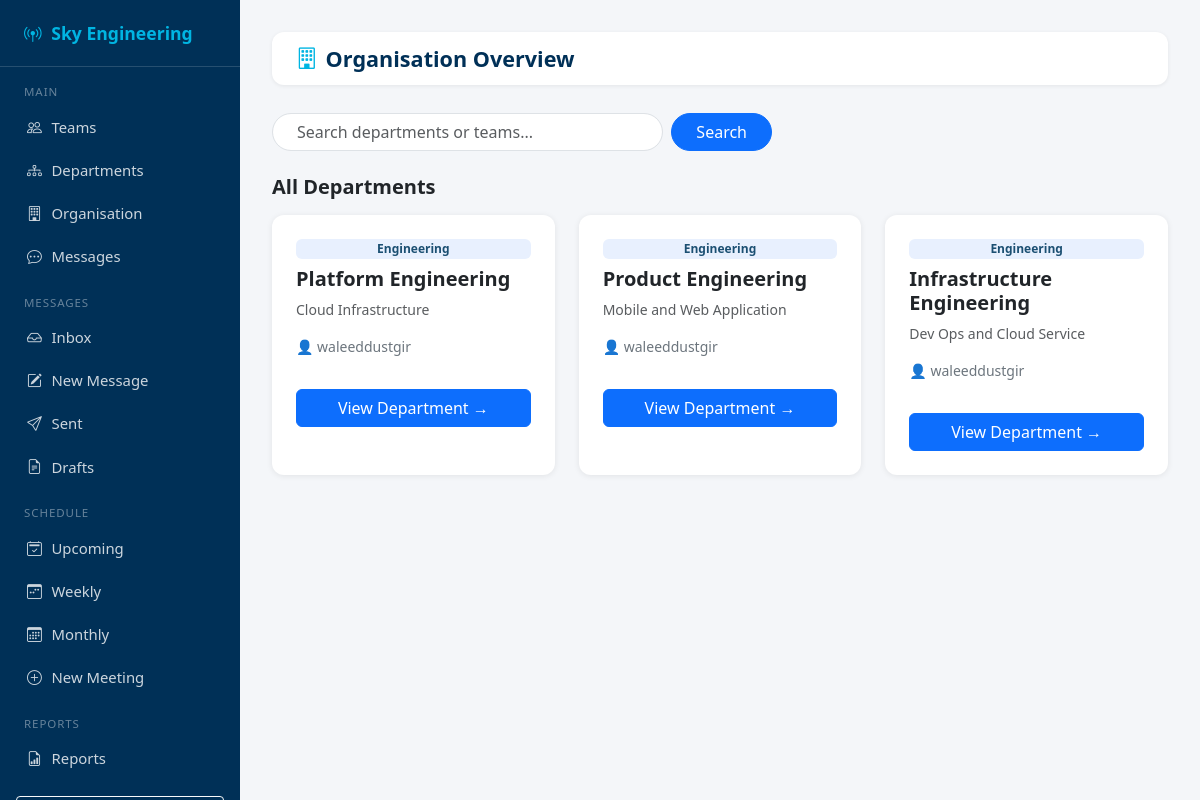
The app's page /organisation/ with its own data.
### organisation/models.py (models this page shows, shortened)
class Department(models.Model):
    name = models.CharField(max_length=200)
    specialisation = models.CharField(max_length=200)
    leader = models.ForeignKey(User, on_delete=models.SET_NULL, null=True, blank=True)

### organisation/views.py (the view)
# urls.py: path('', views.org_home, name='org_home'),
def org_home(request):
    query = request.GET.get('q', '')
    departments = Department.objects.all()
    teams = Team.objects.all()
    if query:
        departments = departments.filter(name__icontains=query)
        teams = teams.filter(name__icontains=query)
    return render(request, 'organisation/org_home.html', {
        'departments': departments,
        'teams': teams,
        'query': query
    })

### organisation/templates/organisation/org_home.html (shortened to what this page needs)
{% extends 'organisation/base_organisation.html' %}
{% block content %}
<div class="top-bar">
    <h1><i class="bi bi-building me-2" style="color:var(--sky-blue)"></i>Organisation Overview</h1>
</div>
<div class="mb-4">
    <form method="GET" action="/organisation/" class="d-flex gap-2" style="max-width:500px">
        <input type="text" name="q" value="{{ query }}" placeholder="Search departments or teams..." class="form-control rounded-pill px-4">
        <button type="submit" class="btn btn-primary rounded-pill px-4">Search</button>
    </form>
</div>
{% if query %}
<h5 class="fw-bold mb-3">Departments matching "{{ query }}"</h5>
<div class="row g-4 mb-4">
    {% for department in departments %}
    <div class="col-md-4">
        <div class="card h-100 p-4">
            <h5 class="fw-bold">{{ department.name }}</h5>
            <p class="text-muted small">{{ department.specialisation }}</p>
            <a href="/organisation/department/{{ department.pk }}/" class="btn btn-primary mt-3 w-100">View Department →</a>
        </div>
    </div>
    {% empty %}
    <p class="text-muted">No departments found.</p>
    {% endfor %}
</div>
<h5 class="fw-bold mb-3">Teams matching "{{ query }}"</h5>
<div class="row g-4">
    {% for team in teams %}
    <div class="col-md-4">
        <div class="card h-100 p-4">
            <h5 class="fw-bold">{{ team.name }}</h5>
            <p class="text-muted small">{{ team.department }}</p>
            <a href="/organisation/team/{{ team.pk }}/" class="btn btn-primary mt-3 w-100">View Team →</a>
        </div>
    </div>
    {% empty %}
    <p class="text-muted">No teams found.</p>
    {% endfor %}
</div>
{% else %}
<h5 class="fw-bold mb-3">All Departments</h5>
<div class="row g-4">
    {% for department in departments %}
    <div class="col-md-4">
        <div class="card h-100 p-4">
            <span class="badge mb-2" style="background:#e8f0fe;color:#1b4f72;">Engineering</span>
            <h5 class="fw-bold">{{ department.name }}</h5>
            <p class="text-muted small">{{ department.specialisation }}</p>
            {% if department.leader %}
            <p class="small text-secondary">👤 {{ department.leader }}</p>
            {% endif %}
            <a href="/organisation/department/{{ department.pk }}/" class="btn btn-primary mt-3 w-100">View Department →</a>
        </div>
    </div>
    {% endfor %}
</div>
{% endif %}
{% endblock %}

### organisation/templates/organisation/base_organisation.html (style rules this page uses)
:root { --sky-blue: #00b5e2; --sky-dark: #003057; --sky-light: #e8f7fc; --sidebar-w: 240px; }
body { background: #f4f6f9; font-family: 'Segoe UI', sans-serif; }
.top-bar { background: #fff; border-radius: 12px; padding: .85rem 1.5rem; margin-bottom: 1.75rem; display: flex; align-items: center; justify-content: space-between; box-shadow: 0 1px 4px rgba(0,0,0,.07); }
.top-bar h1 { font-size: 1.35rem; font-weight: 700; color: var(--sky-dark); margin: 0; }
.card { border: none; border-radius: 12px; box-shadow: 0 1px 6px rgba(0,0,0,.08); }

### records on screen
Department: name "Platform Engineering", specialisation "Cloud Infrastructure", leader "waleeddustgir"
Department: name "Product Engineering", specialisation "Mobile and Web Application", leader "waleeddustgir"
Department: name "Infrastructure Engineering", specialisation "Dev Ops and Cloud Service", leader "waleeddustgir"
